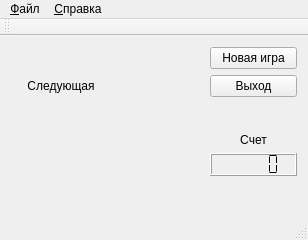
<?xml version="1.0" encoding="UTF-8"?>
<ui version="4.0">
 <class>MainWindow</class>
 <widget class="QMainWindow" name="MainWindow">
  <property name="geometry">
   <rect>
    <x>0</x>
    <y>0</y>
    <width>308</width>
    <height>240</height>
   </rect>
  </property>
  <property name="windowTitle">
   <string>MainWindow</string>
  </property>
  <widget class="QWidget" name="centralWidget">
   <layout class="QGridLayout" name="gridLayout">
    <item row="0" column="2">
     <layout class="QVBoxLayout" name="verticalLayout">
      <item>
       <widget class="QPushButton" name="pushButtonNewGame">
        <property name="text">
         <string>Новая игра</string>
        </property>
       </widget>
      </item>
      <item>
       <widget class="QPushButton" name="pushButtonExit">
        <property name="text">
         <string>Выход</string>
        </property>
       </widget>
      </item>
      <item>
       <spacer name="verticalSpacer_2">
        <property name="orientation">
         <enum>Qt::Vertical</enum>
        </property>
        <property name="sizeHint" stdset="0">
         <size>
          <width>20</width>
          <height>40</height>
         </size>
        </property>
       </spacer>
      </item>
      <item>
       <widget class="QLabel" name="label">
        <property name="text">
         <string>Счет</string>
        </property>
        <property name="alignment">
         <set>Qt::AlignCenter</set>
        </property>
       </widget>
      </item>
      <item>
       <widget class="QLCDNumber" name="score">
        <property name="layoutDirection">
         <enum>Qt::LeftToRight</enum>
        </property>
        <property name="mode">
         <enum>QLCDNumber::Hex</enum>
        </property>
        <property name="segmentStyle">
         <enum>QLCDNumber::Flat</enum>
        </property>
       </widget>
      </item>
      <item>
       <spacer name="verticalSpacer_3">
        <property name="orientation">
         <enum>Qt::Vertical</enum>
        </property>
        <property name="sizeHint" stdset="0">
         <size>
          <width>20</width>
          <height>40</height>
         </size>
        </property>
       </spacer>
      </item>
     </layout>
    </item>
    <item row="0" column="1">
     <layout class="QVBoxLayout" name="verticalLayout_2">
      <item>
       <widget class="glass" name="Glass" native="true">
        <property name="rows" stdset="0">
         <UInt>13</UInt>
        </property>
        <property name="cols" stdset="0">
         <UInt>8</UInt>
        </property>
       </widget>
      </item>
     </layout>
    </item>
    <item row="0" column="0">
     <layout class="QVBoxLayout" name="verticalLayout_3">
      <item>
       <widget class="QLabel" name="label_2">
        <property name="sizePolicy">
         <sizepolicy hsizetype="Fixed" vsizetype="Minimum">
          <horstretch>0</horstretch>
          <verstretch>0</verstretch>
         </sizepolicy>
        </property>
        <property name="minimumSize">
         <size>
          <width>100</width>
          <height>20</height>
         </size>
        </property>
        <property name="text">
         <string>Следующая</string>
        </property>
        <property name="alignment">
         <set>Qt::AlignCenter</set>
        </property>
       </widget>
      </item>
      <item>
       <widget class="nextFigure" name="widget_2" native="true">
        <property name="sizePolicy">
         <sizepolicy hsizetype="Preferred" vsizetype="Minimum">
          <horstretch>0</horstretch>
          <verstretch>0</verstretch>
         </sizepolicy>
        </property>
        <property name="minimumSize">
         <size>
          <width>0</width>
          <height>40</height>
         </size>
        </property>
        <property name="layoutDirection">
         <enum>Qt::RightToLeft</enum>
        </property>
       </widget>
      </item>
     </layout>
    </item>
   </layout>
  </widget>
  <widget class="QMenuBar" name="menuBar">
   <property name="geometry">
    <rect>
     <x>0</x>
     <y>0</y>
     <width>308</width>
     <height>17</height>
    </rect>
   </property>
   <widget class="QMenu" name="menu">
    <property name="title">
     <string>&amp;Файл</string>
    </property>
    <addaction name="newgame"/>
    <addaction name="action_2"/>
   </widget>
   <widget class="QMenu" name="menu_2">
    <property name="title">
     <string>&amp;Справка</string>
    </property>
   </widget>
   <addaction name="menu"/>
   <addaction name="menu_2"/>
  </widget>
  <widget class="QToolBar" name="mainToolBar">
   <attribute name="toolBarArea">
    <enum>TopToolBarArea</enum>
   </attribute>
   <attribute name="toolBarBreak">
    <bool>false</bool>
   </attribute>
  </widget>
  <widget class="QStatusBar" name="statusBar"/>
  <action name="newgame">
   <property name="text">
    <string>&amp;Начать игру</string>
   </property>
  </action>
  <action name="action_2">
   <property name="text">
    <string>&amp;Свойства</string>
   </property>
  </action>
 </widget>
 <layoutdefault spacing="6" margin="11"/>
 <customwidgets>
  <customwidget>
   <class>glass</class>
   <extends>QWidget</extends>
   <header>glass.h</header>
   <container>1</container>
   <slots>
    <signal>signalGlassInit()</signal>
    <signal>nextFigure(figure)</signal>
    <signal>setScore(int)</signal>
    <slot>slotNewGame()</slot>
   </slots>
  </customwidget>
  <customwidget>
   <class>nextFigure</class>
   <extends>QWidget</extends>
   <header location="global">nextfigure.h</header>
   <container>1</container>
   <slots>
    <slot>showNext(figure)</slot>
   </slots>
  </customwidget>
 </customwidgets>
 <resources/>
 <connections>
  <connection>
   <sender>pushButtonNewGame</sender>
   <signal>clicked()</signal>
   <receiver>Glass</receiver>
   <slot>slotNewGame()</slot>
   <hints>
    <hint type="sourcelabel">
     <x>229</x>
     <y>40</y>
    </hint>
    <hint type="destinationlabel">
     <x>152</x>
     <y>85</y>
    </hint>
   </hints>
  </connection>
  <connection>
   <sender>Glass</sender>
   <signal>nextFigure(figure)</signal>
   <receiver>widget_2</receiver>
   <slot>showNext(figure)</slot>
   <hints>
    <hint type="sourcelabel">
     <x>130</x>
     <y>137</y>
    </hint>
    <hint type="destinationlabel">
     <x>44</x>
     <y>141</y>
    </hint>
   </hints>
  </connection>
  <connection>
   <sender>pushButtonExit</sender>
   <signal>clicked()</signal>
   <receiver>MainWindow</receiver>
   <slot>close()</slot>
   <hints>
    <hint type="sourcelabel">
     <x>255</x>
     <y>61</y>
    </hint>
    <hint type="destinationlabel">
     <x>153</x>
     <y>119</y>
    </hint>
   </hints>
  </connection>
  <connection>
   <sender>newgame</sender>
   <signal>triggered()</signal>
   <receiver>pushButtonNewGame</receiver>
   <slot>click()</slot>
   <hints>
    <hint type="sourcelabel">
     <x>-1</x>
     <y>-1</y>
    </hint>
    <hint type="destinationlabel">
     <x>255</x>
     <y>41</y>
    </hint>
   </hints>
  </connection>
  <connection>
   <sender>Glass</sender>
   <signal>setScore(int)</signal>
   <receiver>score</receiver>
   <slot>display(int)</slot>
   <hints>
    <hint type="sourcelabel">
     <x>187</x>
     <y>150</y>
    </hint>
    <hint type="destinationlabel">
     <x>244</x>
     <y>149</y>
    </hint>
   </hints>
  </connection>
 </connections>
</ui>
